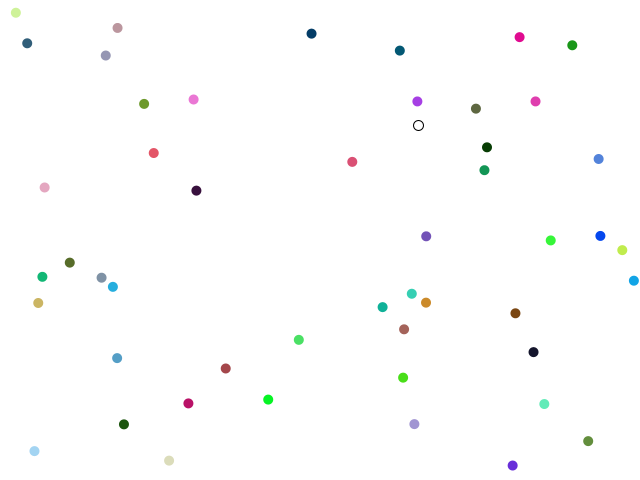
Frame 1 (no input)
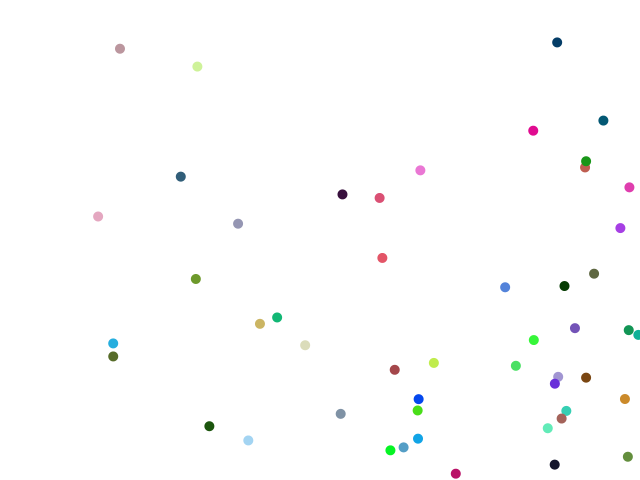
Frame 60 (the mouse pressed at the canvas centre just before this capture)
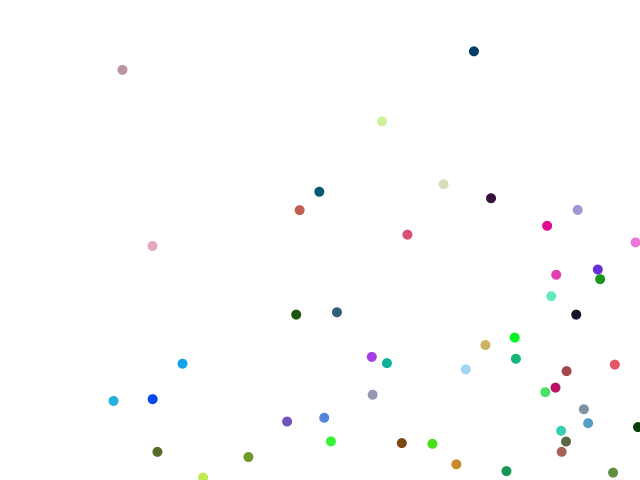
Frame 120 (the mouse held since frame 60 and released just before this capture)

The Processing sketch that drew these frames (run headless with seeded random() and noise(); from frame 60 on, the mouse is pressed at the canvas centre):

// Processing sketch: ballPool_III
// ── ballPool_III.pde
Ball [] balls;

void setup(){
  size(640,480);
  balls = new Ball[50];
  for (int i=0; i<balls.length; i++){
    balls[i] = new Ball(10);
  }
}

void draw(){
  background(255);
  for (int i=0; i<balls.length; i++){
    balls[i].move();
    balls[i].display();
  }
}

// ── Ball.pde
class Ball{
  float x;
  float y;
  float xSpeed;
  float ySpeed;
  float size;
  float r, g, b;
  
    void display() {
    ellipse(x, y, size, size);
    noStroke();
    fill(r, g, b);
  }
  
  void move(){
    x+=xSpeed;
    y+=ySpeed;
    
    if (x<0 || x>width){
      xSpeed *= -1;
    }
    if (y<0 || y>height){
      ySpeed *= -1;
    }
  }
  
  Ball(){
    x = random(width);
    y = random(height);
    xSpeed = random(5);
    ySpeed = random(3);
    size = random(10, 30);
    r = random(255);
    g = random(255);
    b = random(255);
  }
  // constructor overloading
  Ball(float s){
    x = random(width);
    y = random(height);
    xSpeed = random(5);
    ySpeed = random(3);
    size = s;
    r = random(255);
    g = random(255);
    b = random(255);
  }
}
